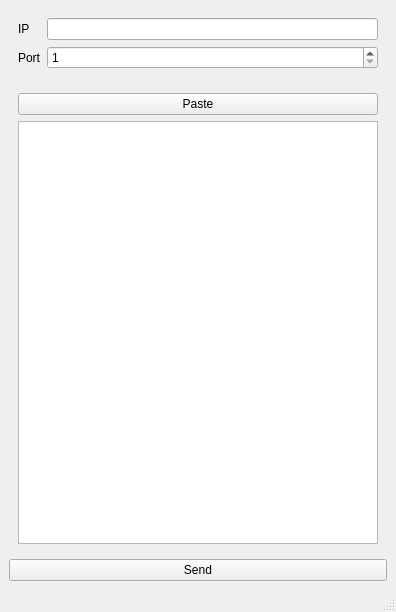
<?xml version="1.0" encoding="UTF-8"?>
<ui version="4.0">
 <class>MainWindow</class>
 <widget class="QMainWindow" name="MainWindow">
  <property name="geometry">
   <rect>
    <x>0</x>
    <y>0</y>
    <width>396</width>
    <height>612</height>
   </rect>
  </property>
  <property name="windowTitle">
   <string>MainWindow</string>
  </property>
  <widget class="QWidget" name="centralwidget">
   <layout class="QGridLayout" name="gridLayout_2">
    <item row="0" column="0">
     <widget class="QWidget" name="widget" native="true">
      <layout class="QGridLayout" name="gridLayout">
       <item row="0" column="0">
        <widget class="QLabel" name="label">
         <property name="text">
          <string>IP</string>
         </property>
        </widget>
       </item>
       <item row="0" column="1">
        <widget class="QLineEdit" name="lineEdit"/>
       </item>
       <item row="1" column="0">
        <widget class="QLabel" name="label_2">
         <property name="text">
          <string>Port</string>
         </property>
        </widget>
       </item>
       <item row="1" column="1">
        <widget class="QSpinBox" name="spinBox">
         <property name="minimum">
          <number>1</number>
         </property>
         <property name="maximum">
          <number>65535</number>
         </property>
        </widget>
       </item>
      </layout>
     </widget>
    </item>
    <item row="1" column="0">
     <widget class="QWidget" name="widget_2" native="true">
      <layout class="QVBoxLayout" name="verticalLayout">
       <item>
        <widget class="QPushButton" name="pushButton_2">
         <property name="text">
          <string>Paste</string>
         </property>
        </widget>
       </item>
       <item>
        <widget class="QPlainTextEdit" name="plainTextEdit">
         <property name="font">
          <font>
           <family>Courier</family>
          </font>
         </property>
        </widget>
       </item>
      </layout>
     </widget>
    </item>
    <item row="2" column="0">
     <widget class="QPushButton" name="pushButton">
      <property name="text">
       <string>Send</string>
      </property>
     </widget>
    </item>
   </layout>
  </widget>
  <widget class="QStatusBar" name="statusbar"/>
 </widget>
 <resources/>
 <connections/>
</ui>
